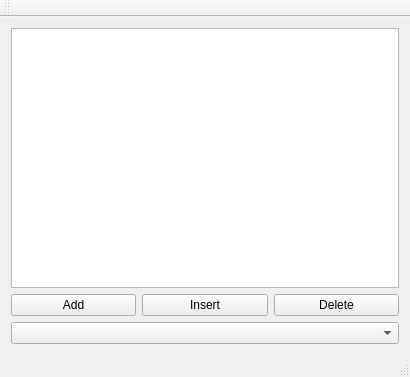
<?xml version="1.0" encoding="UTF-8"?>
<ui version="4.0">
 <class>MainWindow</class>
 <widget class="QMainWindow" name="MainWindow">
  <property name="geometry">
   <rect>
    <x>0</x>
    <y>0</y>
    <width>410</width>
    <height>377</height>
   </rect>
  </property>
  <property name="windowTitle">
   <string>MainWindow</string>
  </property>
  <widget class="QWidget" name="centralWidget">
   <layout class="QVBoxLayout" name="verticalLayout">
    <item>
     <widget class="QListView" name="listView"/>
    </item>
    <item>
     <layout class="QHBoxLayout" name="horizontalLayout">
      <item>
       <widget class="QPushButton" name="pushButton">
        <property name="text">
         <string>Add</string>
        </property>
       </widget>
      </item>
      <item>
       <widget class="QPushButton" name="pushButton_2">
        <property name="text">
         <string>Insert</string>
        </property>
       </widget>
      </item>
      <item>
       <widget class="QPushButton" name="pushButton_3">
        <property name="text">
         <string>Delete</string>
        </property>
       </widget>
      </item>
     </layout>
    </item>
    <item>
     <widget class="QComboBox" name="comboBox"/>
    </item>
   </layout>
  </widget>
  <widget class="QMenuBar" name="menuBar">
   <property name="geometry">
    <rect>
     <x>0</x>
     <y>0</y>
     <width>410</width>
     <height>20</height>
    </rect>
   </property>
  </widget>
  <widget class="QToolBar" name="mainToolBar">
   <attribute name="toolBarArea">
    <enum>TopToolBarArea</enum>
   </attribute>
   <attribute name="toolBarBreak">
    <bool>false</bool>
   </attribute>
  </widget>
  <widget class="QStatusBar" name="statusBar"/>
 </widget>
 <layoutdefault spacing="6" margin="11"/>
 <resources/>
 <connections/>
</ui>
